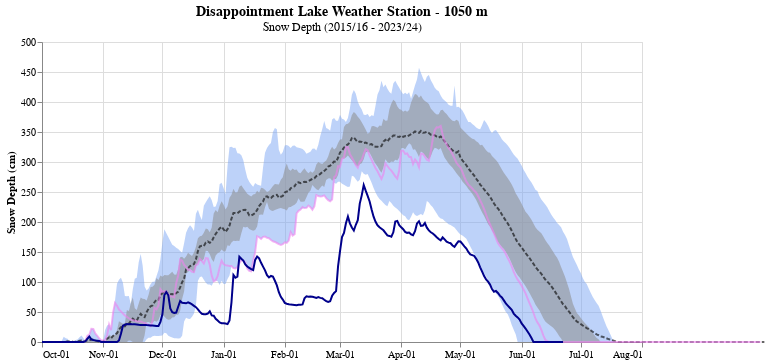

Source (notebook cell):
### Code cell
alt.data_transformers.disable_max_rows()

title = alt.TitleParams(
   text='Disappointment Lake Weather Station - 1050 m',
   subtitle="Snow Depth (2015/16 - 2023/24)",
   anchor='middle',
   fontSize=14,
   fontWeight='bold')

area = alt.Chart(disap_stats, title=title).mark_area(color='#7DA6F3', opacity=0.5).encode(
    alt.X('wtr_day_year:T', title=None,
          axis=alt.Axis(format='%b-%d', tickCount=12, labelOverlap='parity'), scale=alt.Scale(domain=['2022-10-01','2023-08-01'])),
    alt.Y('max:Q', title='Snow Depth (cm)', scale=alt.Scale(domain=[0,500])),
    alt.Y2('min:Q')
).properties(width=600, height=300)

area2 = alt.Chart(disap_stats).mark_area(color='#919397', opacity=0.6).encode(
    alt.X('wtr_day_year:T', title=None,
          axis=alt.Axis(format='%b-%d', tickCount=12, labelOverlap='parity'), scale=alt.Scale(domain=['2022-10-01','2023-08-01'])),
    alt.Y('percentile_75th:Q'),
    alt.Y2('percentile_25th:Q')
)

disap_wmean = alt.Chart(disap).mark_line(color= "black", opacity=0.6, strokeDash=[4, 2]).encode(
    alt.X('wtr_day_year:T', title=None,
          axis=alt.Axis(format='%b-%d', tickCount=12, labelOverlap='parity'), scale=alt.Scale(domain=['2022-10-01','2023-08-01'])),
    alt.Y('mean', title='Snow Depth (cm)'),
    tooltip=[alt.Tooltip('monthdate(date):T', title="Date"), alt.Tooltip('mean:Q', title="Mean Depth") , alt.Tooltip('wtr_day_year', title="Day of Water Year")]
)

disap_wyear_2023 = alt.Chart(disap[disap['wtr_year'] == 2023]).mark_line(color= "violet", opacity=0.6).encode(
    alt.X('wtr_day_year:T', title=None,
          axis=alt.Axis(format='%b-%d', tickCount=12, labelOverlap='parity'), scale=alt.Scale(domain=['2022-10-01','2023-08-01'])),
    alt.Y('depth', title='Snow Depth (cm)')
)

area + area2  + disap_wmean + disap_wyear_2023 + disap_2024

### Figure 1 — Vega-Lite specification as saved in the notebook (floating-point values rounded to 4 significant figures; data arrays with more than 128 entries replaced by an {"elided": "..."} marker saying what was removed)
{"config": {"view": {"continuousWidth": 300, "continuousHeight": 300}}, "layer": [{"mark": {"type": "area", "color": "#7DA6F3", "opacity": 0.5}, "encoding": {"x": {"axis": {"format": "%b-%d", "labelOverlap": "parity", "tickCount": 12}, "field": "wtr_day_year", "scale": {"domain": ["2022-10-01", "2023-08-01"]}, "title": null, "type": "temporal"}, "y": {"field": "max", "scale": {"domain": [0, 500]}, "title": "Snow Depth (cm)", "type": "quantitative"}, "y2": {"field": "min"}}, "title": {"text": "Disappointment Lake Weather Station - 1050 m", "anchor": "middle", "fontSize": 14, "fontWeight": "bold", "subtitle": "Snow Depth (2015/16 - 2023/24)"}}, {"mark": {"type": "area", "color": "#919397", "opacity": 0.6}, "encoding": {"x": {"axis": {"format": "%b-%d", "labelOverlap": "parity", "tickCount": 12}, "field": "wtr_day_year", "scale": {"domain": ["2022-10-01", "2023-08-01"]}, "title": null, "type": "temporal"}, "y": {"field": "percentile_75th", "type": "quantitative"}, "y2": {"field": "percentile_25th"}}}, {"data": {"name": "data-351aa11bf3360f8801e2ea2243e052b1"}, "mark": {"type": "line", "color": "black", "opacity": 0.6, "strokeDash": [4, 2]}, "encoding": {"tooltip": [{"field": "date", "timeUnit": "monthdate", "title": "Date", "type": "temporal"}, {"field": "mean", "title": "Mean Depth", "type": "quantitative"}, {"field": "wtr_day_year", "title": "Day of Water Year", "type": "temporal"}], "x": {"axis": {"format": "%b-%d", "labelOverlap": "parity", "tickCount": 12}, "field": "wtr_day_year", "scale": {"domain": ["2022-10-01", "2023-08-01"]}, "title": null, "type": "temporal"}, "y": {"field": "mean", "title": "Snow Depth (cm)", "type": "quantitative"}}}, {"data": {"name": "data-8a5e45a68706c59a94f899691218adfe"}, "mark": {"type": "line", "color": "violet", "opacity": 0.6}, "encoding": {"x": {"axis": {"format": "%b-%d", "labelOverlap": "parity", "tickCount": 12}, "field": "wtr_day_year", "scale": {"domain": ["2022-10-01", "2023-08-01"]}, "title": null, "type": "temporal"}, "y": {"field": "depth", "title": "Snow Depth (cm)", "type": "quantitative"}}}, {"data": {"name": "data-c3975e2051334645224934f00d1f55bd"}, "mark": {"type": "line", "color": "darkblue", "strokeWidth": 2}, "encoding": {"tooltip": [{"field": "date", "timeUnit": "monthdate", "title": "Date", "type": "temporal"}, {"field": "depth", "title": "Snow Depth", "type": "quantitative"}], "x": {"field": "wtr_day_year", "type": "temporal"}, "y": {"field": "depth", "type": "quantitative"}}}], "data": {"name": "data-6d227c408a66f2e31b4da6409c1b8853"}, "height": 300, "width": 600, "$schema": "https://vega.github.io/schema/vega-lite/v5.8.0.json", "datasets": {"data-6d227c408a66f2e31b4da6409c1b8853": {"elided": "365 records"}, "data-351aa11bf3360f8801e2ea2243e052b1": {"elided": "2555 records"}, "data-8a5e45a68706c59a94f899691218adfe": {"elided": "365 records"}, "data-c3975e2051334645224934f00d1f55bd": {"elided": "265 records"}}}
